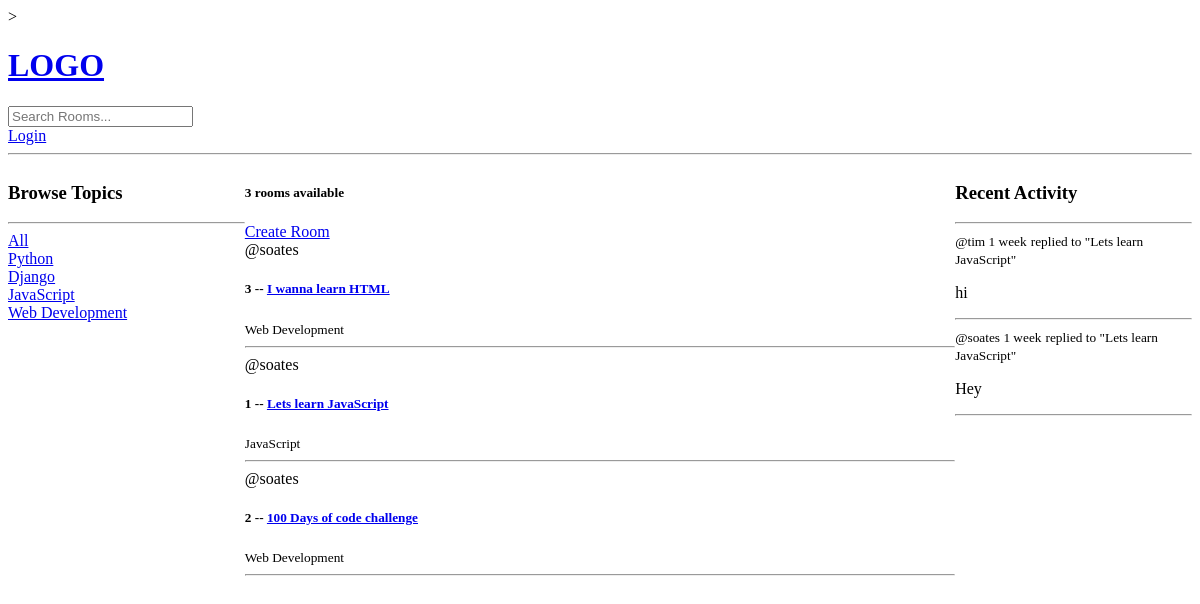
The app's page /, older data.
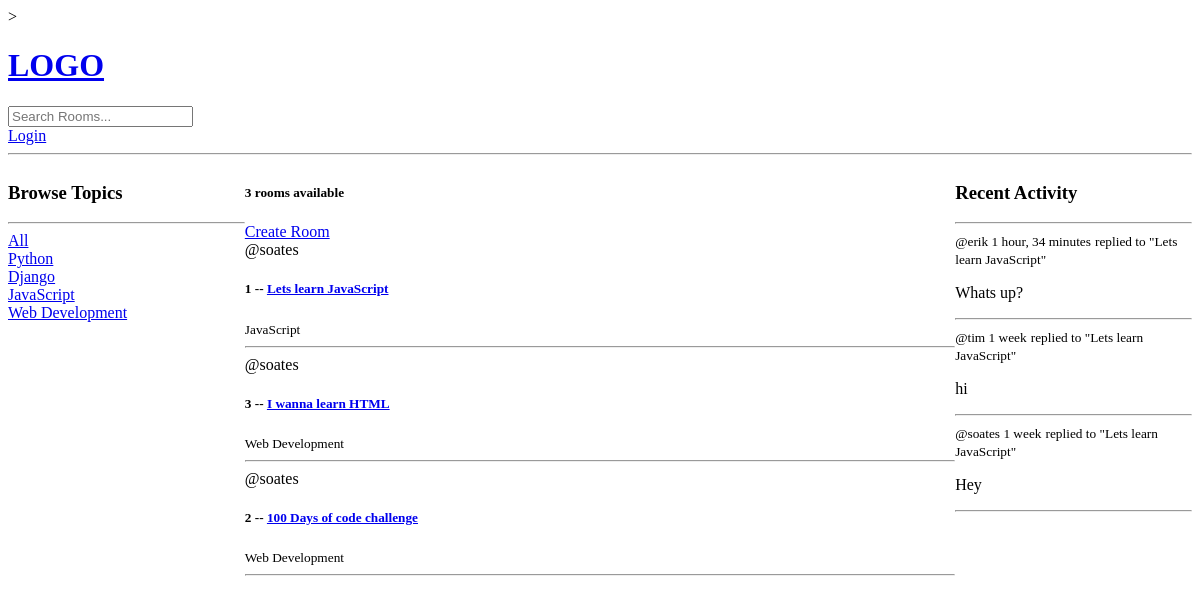
The same page, newer data.
### base/models.py (models this page shows, shortened)
class Topic(models.Model):
    name = models.CharField(max_length=200)

class Room(models.Model):
    host = models.ForeignKey(User, on_delete=models.SET_NULL, null=True)
    topic = models.ForeignKey(Topic, on_delete=models.SET_NULL, null=True)
    name = models.CharField(max_length=200)
    description = models.TextField(null=True, blank=True)
    participants = models.ManyToManyField(User, related_name='participants', blank=True)
    updated = models.DateTimeField(auto_now=True)
    created = models.DateTimeField(auto_now_add=True)
    class Meta:
        ordering = ['-updated', '-created']

class Message(models.Model):
    user = models.ForeignKey(User, on_delete=models.CASCADE)
    room = models.ForeignKey(Room, on_delete=models.CASCADE)
    body = models.TextField()
    updated = models.DateTimeField(auto_now=True)
    created = models.DateTimeField(auto_now_add=True)
    class Meta:
        ordering = ['-updated', '-created']
    def __str__(self):
        return self.body[0:50]

### base/views.py (the view)
# urls.py: path('', views.home, name="home"),
def home(request):
    q = request.GET.get('q') if request.GET.get('q') != None else ''
    rooms = Room.objects.filter(
        Q(topic__name__icontains=q) |
        Q(name__icontains=q) |
        Q(description__icontains=q)
        )
    topics = Topic.objects.all()
    room_count = rooms.count()
    room_messages = Message.objects.filter(Q(room__topic__name__icontains=q))
    context = {'rooms' : rooms, 'topics': topics,
               'room_count': room_count, 'room_messages' : room_messages}
    return render(request, 'base/home.html', context)

### base/templates/base/home.html (shortened to what this page needs)
{% extends 'main.html'%}
{% block content %}
<div class="home-container">
    <div>
        {% include 'base/topics_component.html' %}
    </div>
    <div>
        <h5>{{room_count}} rooms available</h5>
        <a href="{% url 'create-room' %}">Create Room</a>
        <div>
            {% include 'base/feed_component.html' %}
        </div>
    </div>
    <div>
        {% include 'base/activity_component.html' %}
    </div>
</div>
{% endblock content%}

### base/templates/base/topics_component.html
<h3>Browse Topics</h3>
<hr />
<div>
    <a href="{% url 'home' %}">All</a>
</div>
{% for topic in topics %}
<div>
    <a href="{% url 'home' %}?q={{topic.name}}">{{topic.name}}</a>
</div>
{% endfor %}

### base/templates/base/feed_component.html (shortened to what this page needs)
{% for room in rooms %}
<div>
    <span>@{{room.host.username}}</span>
    <h5>{{room.id}} -- <a href="{% url 'room' room.id %}">{{room.name}}</h5></a>
    <small>{{room.topic.name}}</small>
    <hr />
</div>
{% endfor %}

### base/templates/base/activity_component.html (shortened to what this page needs)
<h3>Recent Activity</h3>
<hr />
{% for message in room_messages %}
<div>
    <small>@{{message.user}}  {{message.created|timesince}}</small>
    <small>replied to "{{message.room.name}}"</small>
    <p>{{message}}</p>
    <hr />
</div>
{% endfor %}

Row changes from the older to the newer data that the page shows:
changed Room "Lets learn JavaScript": moves up the list
added Message: user "erik", created "1 hour, 34 minutes", room.name "Lets learn JavaScript", body "Whats up?"
